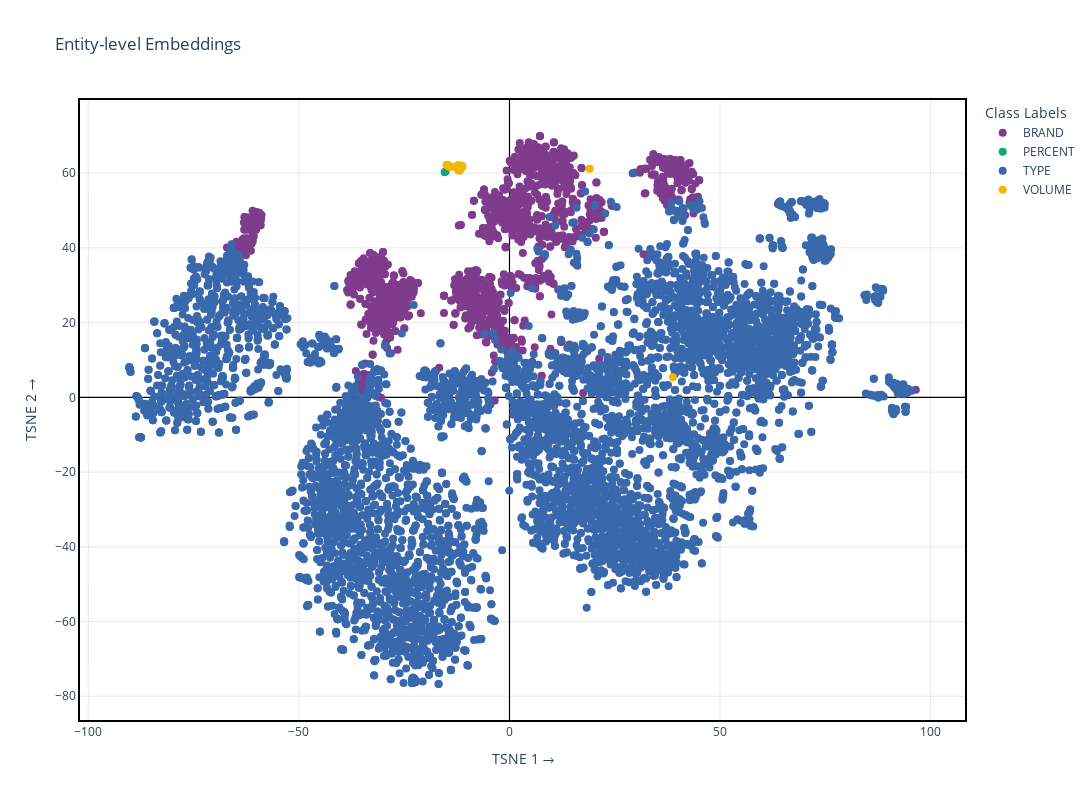

The cell this chart's notebook holds for it:
### Code cell
from sklearn.preprocessing import LabelEncoder

from ml.visualizer import DynamicEmbeddingVisualizer

entity_embs, entity_df = aggregate_entities(test_dataset)

le = LabelEncoder()
labels = le.fit_transform(entity_df["entity_label"].tolist())

vis = DynamicEmbeddingVisualizer(entity_embs, entity_df, labels=labels)

vis.reduce_dimensionality(method="tsne", n_components=2)

vis.visualize(
    method="tsne",
    title="Entity-level Embeddings",
    hover_columns=["entity_text", "entity_label"],
    idx2label={i: lbl for i, lbl in enumerate(le.classes_)}
)

### Figure 1 — Plotly figure (JSON) as saved in the notebook; plotly's stock layout.template omitted (floating-point values rounded to 4 significant figures; data arrays with more than 128 entries replaced by an {"elided": "..."} marker saying what was removed)
{"data": [{"customdata": {"elided": "1436x2 str values"}, "hovertemplate": "<b>entity_text:</b> %{customdata[0]}<br><b>entity_label:</b> %{customdata[1]}", "marker": {"color": "rgb(127, 60, 141)", "opacity": 1, "size": 8}, "mode": "markers", "name": "BRAND", "type": "scatter", "x": {"elided": "1436 float values"}, "y": {"elided": "1436 float values"}}, {"customdata": [["1,5", "PERCENT"], ["%", "PERCENT"]], "hovertemplate": "<b>entity_text:</b> %{customdata[0]}<br><b>entity_label:</b> %{customdata[1]}", "marker": {"color": "rgb(17, 165, 121)", "opacity": 1, "size": 8}, "mode": "markers", "name": "PERCENT", "type": "scatter", "x": [-15.16, -15.39], "y": [60.51, 60.22]}, {"customdata": {"elided": "6296x2 str values"}, "hovertemplate": "<b>entity_text:</b> %{customdata[0]}<br><b>entity_label:</b> %{customdata[1]}", "marker": {"color": "rgb(57, 105, 172)", "opacity": 1, "size": 8}, "mode": "markers", "name": "TYPE", "type": "scatter", "x": {"elided": "6296 float values"}, "y": {"elided": "6296 float values"}}, {"customdata": [["2", "VOLUME"], ["литра", "VOLUME"], ["5л", "VOLUME"], ["1л", "VOLUME"], ["500", "VOLUME"], ["г", "VOLUME"], ["2л", "VOLUME"], ["2", "VOLUME"], ["литра", "VOLUME"], ["5", "VOLUME"], ["литро", "VOLUME"], ["0,2", "VOLUME"], ["литра", "VOLUME"], ["2", "VOLUME"], ["литра", "VOLUME"], ["5кг", "VOLUME"], ["120", "VOLUME"], ["л", "VOLUME"], ["2", "VOLUME"], ["л", "VOLUME"], ["2", "VOLUME"], ["литра", "VOLUME"], ["л", "VOLUME"], ["большой", "VOLUME"]], "hovertemplate": "<b>entity_text:</b> %{customdata[0]}<br><b>entity_label:</b> %{customdata[1]}", "marker": {"color": "rgb(242, 183, 1)", "opacity": 1, "size": 8}, "mode": "markers", "name": "VOLUME", "type": "scatter", "x": [-14.26, -11.53, -11.94, -12.14, -14.96, -11.55, -12.92, -14.71, -11.2, -14.5, -11.78, -14.23, -11.57, -14.66, -11.25, -12.25, 38.81, -12.29, -14.09, -12.2, -14.67, -11.2, -12.12, 19.06], "y": [61.84, 61.77, 61.12, 60.67, 62.24, 62.13, 61.6, 62.06, 61.88, 62.1, 60.68, 61.62, 61.81, 62.04, 61.85, 61.56, 5.4, 62.13, 61.74, 62.0, 62.0, 61.66, 62.07, 61.17]}], "layout": {"height": 800, "legend": {"title": {"text": "Class Labels"}}, "title": {"text": "Entity-level Embeddings"}, "width": 1200, "xaxis": {"gridcolor": "lightgray", "gridwidth": 0.5, "linecolor": "black", "linewidth": 2, "mirror": true, "showline": true, "title": {"text": "TSNE 1 →"}, "zeroline": true, "zerolinecolor": "black", "zerolinewidth": 1.2}, "yaxis": {"gridcolor": "lightgray", "gridwidth": 0.5, "linecolor": "black", "linewidth": 2, "mirror": true, "showline": true, "title": {"text": "TSNE 2 →"}, "zeroline": true, "zerolinecolor": "black", "zerolinewidth": 1.2}}}
